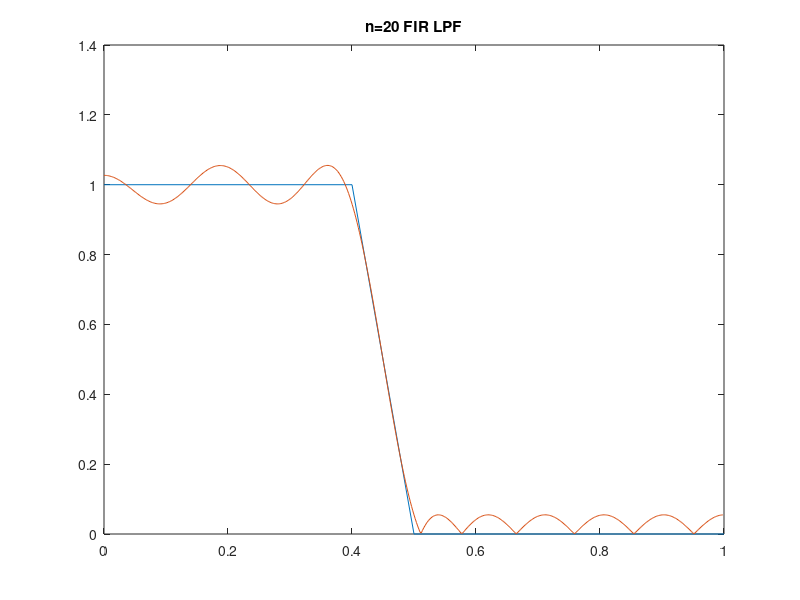

Source code (MATLAB):
clc;clear all;close all;
n = 20;
f = [0 0.4 0.5 1];
m = [1 1  0 0];

bfir = remez(n,f,m);
[hfir,wfir] = freqz(bfir);
plot(f,m,wfir/pi,abs(hfir),'-');
title(' n=20 FIR LPF ')
